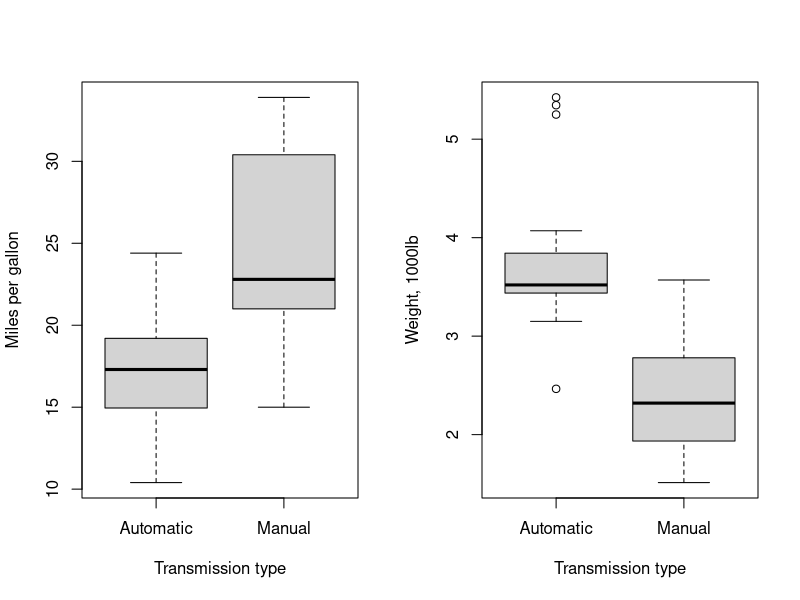
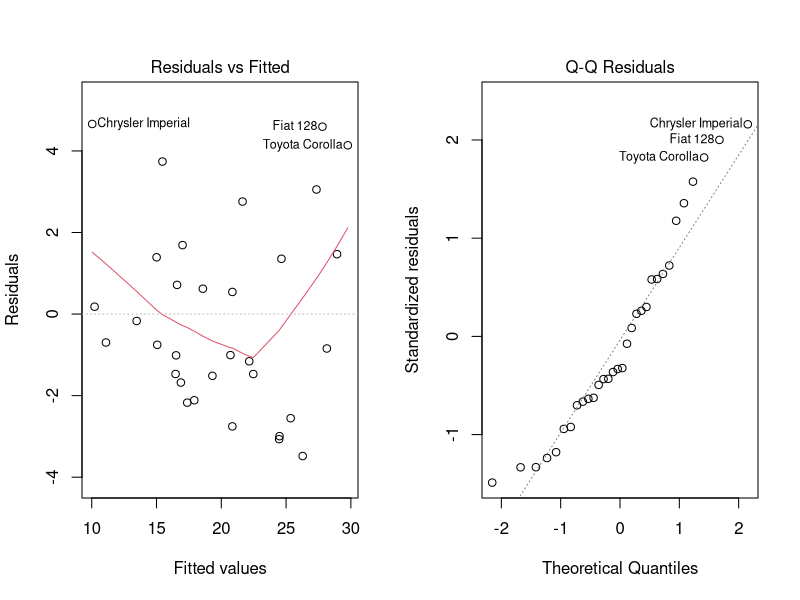

Source code (R) for these figures, in order:
## ---- chunk 1
# Load data and libraries
library(plyr)
library(dplyr)
## ---- chunk 2
data(mtcars); dim(mtcars); head(mtcars)
## ---- chunk 3
cor(mtcars)[, "mpg"] %>% "["(-1) %>% abs %>% sort(decr=TRUE) %>% signif(2)
## ---- chunk 4
par(mfrow = c(1, 2))
amFactor <- factor(mtcars$am, levels=0:1, labels=c("Automatic", "Manual"))
plot(amFactor, mtcars$mpg, xlab="Transmission type", ylab="Miles per gallon")
plot(amFactor, mtcars$wt, xlab="Transmission type", ylab="Weight, 1000lb")
## ---- chunk 5
t.test(mtcars[mtcars$am == 0, ]$mpg, mtcars[mtcars$am == 1, ]$mpg)
## ---- chunk 6
fit1 <- lm(mpg ~ wt, mtcars)
summary(fit1)$coefficients
## ---- chunk 7
mtcars[ ,-c(1, 6)] %>% cbind(resid(fit1)) %>% cor %>%
        "["(, 10) %>% "["(1:9) %>% abs %>% which.max %>% names
fit2 <- lm(mpg ~ wt + qsec, mtcars)
summary(fit2)$coefficients
## ---- chunk 8
fit3 <- lm(mpg ~ wt + qsec + factor(am), mtcars)
fit4 <- lm(mpg ~ wt + qsec + factor(am) + carb, mtcars)
anova(fit1, fit2, fit3, fit4)
## ---- chunk 9
par(mfrow = c(1, 2)); plot(fit3, which = 1:2)
## ---- chunk 10
summary(fit3)$coefficients
summary(fit3)$r.squared
fit3 %>% confint %>% signif(2)
